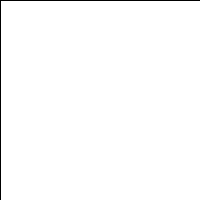
Frame 1 (no input)
Frame 60 (the mouse pressed at the canvas centre just before this capture): identical to frame 1, image omitted
Frame 120 (the mouse held since frame 60 and released just before this capture): blank canvas, image omitted

The Processing sketch that drew this single still picture (run headless with seeded random() and noise(); from frame 60 on, the mouse is pressed at the canvas centre):

// Processing sketch: processing_159213
// ── processing_159213.pde


boolean rectOver = false;

color baseColor;

void setup() {
  size(200, 200);
  baseColor = color(102);
  
}



void draw() {
   update(mouseX, mouseY);
   fill(0,255,0);
  if(rectOver){
   fill(0); 
  }else{
    fill(255);
    
  }
  rect(0, 0, 200, 200);
  
  
  
// if (mousePressed) { //cambiar condicion. 
//   fill(0);
 // } else {
 //   fill(0,0,255);
//  }
 // rect(0, 0, 200, 200);
  
  
  
  
}


void update(int x, int y) {
  
if ( overRect(5, 5, 190, 190) ) {
    rectOver = true;
    
  } else {
     rectOver = false;
  }
  
}

boolean overRect(int x, int y, int width, int height) {
  if (mouseX >= x && mouseX <= x+width && 
      mouseY >= y && mouseY <= y+height) {
    return true;
  } else {
    return false;
  }
}
